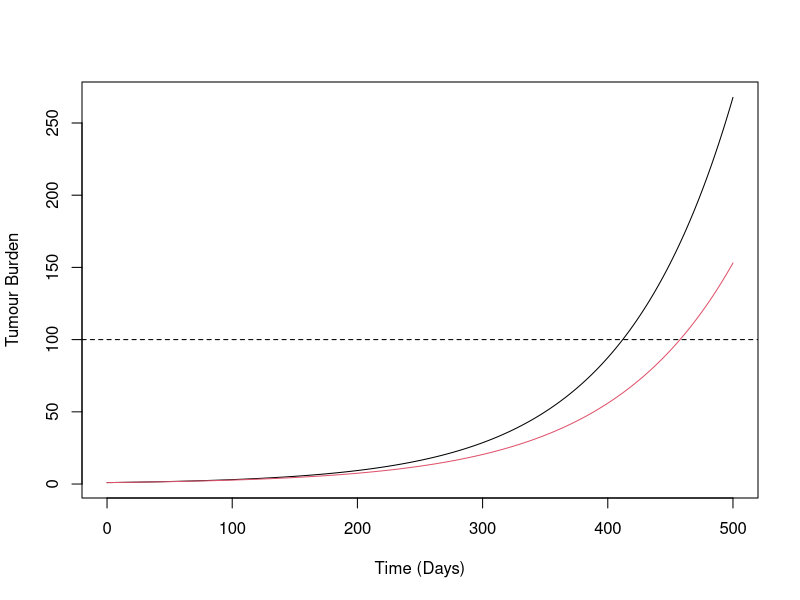
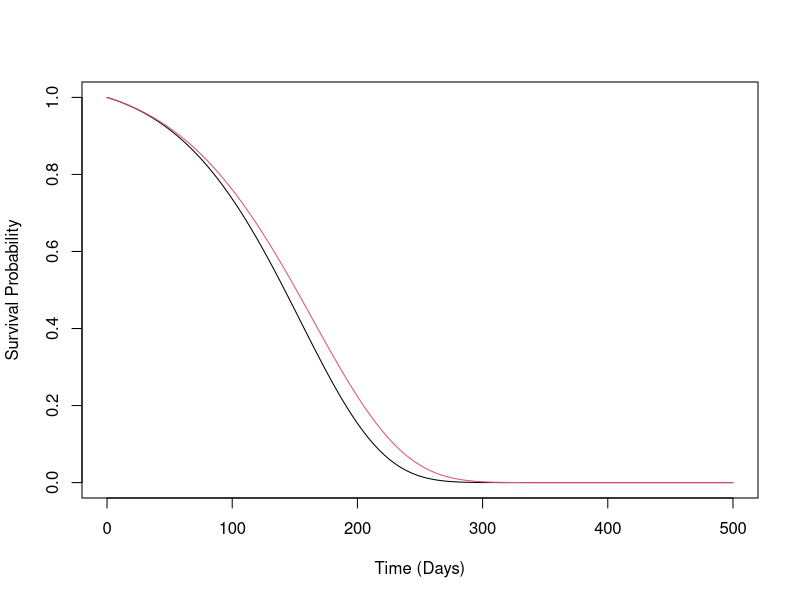
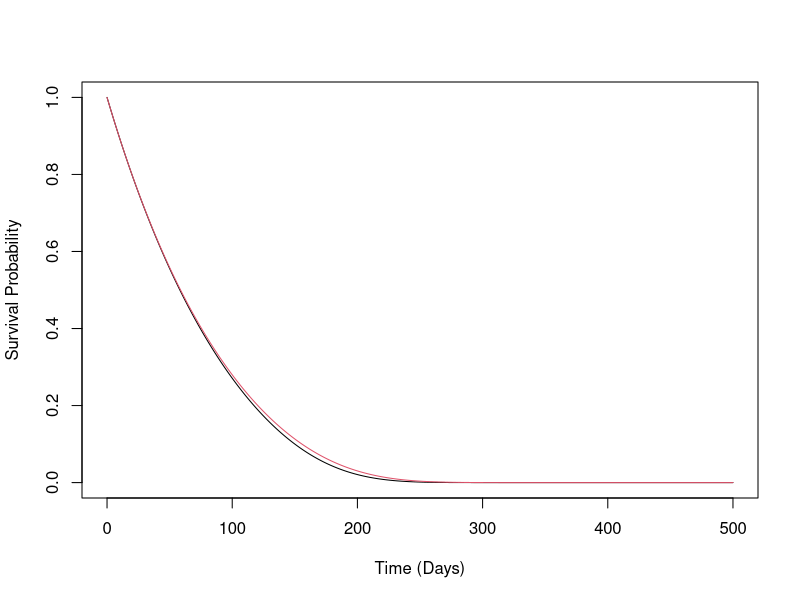

Reproduce these figures in R, in order.
# Simple model linking exponential tumour growth to an
# exponential survival function

g<- log(2)/62 # 62 day (2 months) doubling time
k <- 0.001 # rate parameter

t<-seq(0,500,by=1) # time-frame

# plot dynamics
plot(t,exp(g*t),type="l",xlab="Time (Days)",ylab="Tumour Burden")
# doubling time slows modestly
lines(t,exp(0.9*g*t),col=2)
# 100 is the death number
abline(h=100,lty=2)

# the above two options give following survival time using threshold
# y = exp(g*t), 100 = exp(g*t), t = log(100)/g
log(100)/g # 412 days
log(100)/(0.9*g)# 458 days

# lets now account for cumulative risk - as is what is observed
S<- exp(-k*exp(g*t)*t)
plot(t,S,type="l", ylab="Survival Probability",xlab = "Time (Days)")
S<- exp(-k*exp(0.9*g*t)*t)
lines(t,S,col=2)

# the above will depend on your choice of K, but there is something else to
# remember here, tumour burden doesn't really explain that much of the 
# survival variance, so in reality....

k0<- 0.01
k1<- 0.001

S<- exp(-(k0+k1*exp(g*t))*t)
plot(t,S,type="l", ylab="Survival Probability",xlab = "Time (Days)")
S<- exp(-(k0+k1*exp(0.9*g*t))*t)
lines(t,S,col=2)

# This may make your results stronger - have a play